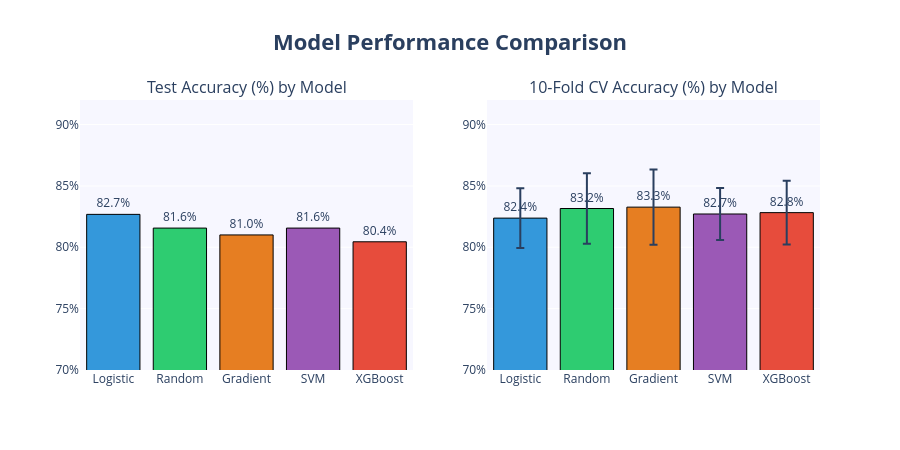

The cell this chart's notebook holds for it:
### Markdown cell above
## 8. Visual Model Comparison

### Code cell
# ── Accuracy comparison bar chart ────────────────────────────────────────
names     = list(results.keys())
test_accs = [results[n]['test_acc'] * 100 for n in names]
cv_means  = [results[n]['cv_mean']  * 100 for n in names]
cv_stds   = [results[n]['cv_std']   * 100 for n in names]
aucs      = [results[n]['auc']            for n in names]

palette = ['#3498db','#2ecc71','#e67e22','#9b59b6','#e74c3c']

fig = make_subplots(rows=1, cols=2,
    subplot_titles=['Test Accuracy (%) by Model', '10-Fold CV Accuracy (%) by Model'])

for i, (name, col) in enumerate(zip(names, palette)):
    fig.add_trace(go.Bar(name=name, x=[name.split()[0]], y=[test_accs[i]],
        marker_color=col, marker_line=dict(color='black', width=1),
        text=[f'{test_accs[i]:.1f}%'], textposition='outside',
        showlegend=False), row=1, col=1)
    fig.add_trace(go.Bar(name=name, x=[name.split()[0]], y=[cv_means[i]],
        error_y=dict(type='data', array=[cv_stds[i]], visible=True),
        marker_color=col, marker_line=dict(color='black', width=1),
        text=[f'{cv_means[i]:.1f}%'], textposition='outside',
        showlegend=(i==0)), row=1, col=2)

fig.update_yaxes(range=[70, 92], ticksuffix='%')
fig.update_layout(
    title=dict(text='<b>Model Performance Comparison</b>', font_size=22, x=0.5),
    height=450, showlegend=False,
    plot_bgcolor='rgba(240,240,255,0.5)'
)
fig.show()

# ── Summary table ─────────────────────────────────────────────────────────
summary = pd.DataFrame({
    'Model':        names,
    'Test Acc (%)': [f'{a:.2f}' for a in test_accs],
    'CV Mean (%)':  [f'{m:.2f}' for m in cv_means],
    'CV Std (%)':   [f'{s:.2f}' for s in cv_stds],
    'AUC-ROC':      [f'{a:.4f}' for a in aucs],
}).set_index('Model')

summary.style\
    .background_gradient(cmap='Greens', subset=['Test Acc (%)','CV Mean (%)'])\
    .background_gradient(cmap='Blues',  subset=['AUC-ROC'])

### Figure 1 — Plotly figure (JSON) as saved in the notebook; plotly's stock layout.template omitted (floating-point values rounded to 4 significant figures)
{"data": [{"marker": {"color": "#3498db", "line": {"color": "black", "width": 1}}, "name": "Logistic Regression", "showlegend": false, "text": ["82.7%"], "textposition": "outside", "type": "bar", "x": ["Logistic"], "xaxis": "x", "y": [82.68], "yaxis": "y"}, {"error_y": {"array": [2.433], "type": "data", "visible": true}, "marker": {"color": "#3498db", "line": {"color": "black", "width": 1}}, "name": "Logistic Regression", "showlegend": true, "text": ["82.4%"], "textposition": "outside", "type": "bar", "x": ["Logistic"], "xaxis": "x2", "y": [82.38], "yaxis": "y2"}, {"marker": {"color": "#2ecc71", "line": {"color": "black", "width": 1}}, "name": "Random Forest", "showlegend": false, "text": ["81.6%"], "textposition": "outside", "type": "bar", "x": ["Random"], "xaxis": "x", "y": [81.56], "yaxis": "y"}, {"error_y": {"array": [2.867], "type": "data", "visible": true}, "marker": {"color": "#2ecc71", "line": {"color": "black", "width": 1}}, "name": "Random Forest", "showlegend": false, "text": ["83.2%"], "textposition": "outside", "type": "bar", "x": ["Random"], "xaxis": "x2", "y": [83.16], "yaxis": "y2"}, {"marker": {"color": "#e67e22", "line": {"color": "black", "width": 1}}, "name": "Gradient Boosting", "showlegend": false, "text": ["81.0%"], "textposition": "outside", "type": "bar", "x": ["Gradient"], "xaxis": "x", "y": [81.01], "yaxis": "y"}, {"error_y": {"array": [3.057], "type": "data", "visible": true}, "marker": {"color": "#e67e22", "line": {"color": "black", "width": 1}}, "name": "Gradient Boosting", "showlegend": false, "text": ["83.3%"], "textposition": "outside", "type": "bar", "x": ["Gradient"], "xaxis": "x2", "y": [83.27], "yaxis": "y2"}, {"marker": {"color": "#9b59b6", "line": {"color": "black", "width": 1}}, "name": "SVM (RBF Kernel)", "showlegend": false, "text": ["81.6%"], "textposition": "outside", "type": "bar", "x": ["SVM"], "xaxis": "x", "y": [81.56], "yaxis": "y"}, {"error_y": {"array": [2.112], "type": "data", "visible": true}, "marker": {"color": "#9b59b6", "line": {"color": "black", "width": 1}}, "name": "SVM (RBF Kernel)", "showlegend": false, "text": ["82.7%"], "textposition": "outside", "type": "bar", "x": ["SVM"], "xaxis": "x2", "y": [82.71], "yaxis": "y2"}, {"marker": {"color": "#e74c3c", "line": {"color": "black", "width": 1}}, "name": "XGBoost (Champion)", "showlegend": false, "text": ["80.4%"], "textposition": "outside", "type": "bar", "x": ["XGBoost"], "xaxis": "x", "y": [80.45], "yaxis": "y"}, {"error_y": {"array": [2.591], "type": "data", "visible": true}, "marker": {"color": "#e74c3c", "line": {"color": "black", "width": 1}}, "name": "XGBoost (Champion)", "showlegend": false, "text": ["82.8%"], "textposition": "outside", "type": "bar", "x": ["XGBoost"], "xaxis": "x2", "y": [82.82], "yaxis": "y2"}], "layout": {"annotations": [{"font": {"size": 16}, "showarrow": false, "text": "Test Accuracy (%) by Model", "x": 0.225, "xanchor": "center", "xref": "paper", "y": 1, "yanchor": "bottom", "yref": "paper"}, {"font": {"size": 16}, "showarrow": false, "text": "10-Fold CV Accuracy (%) by Model", "x": 0.775, "xanchor": "center", "xref": "paper", "y": 1, "yanchor": "bottom", "yref": "paper"}], "height": 450, "plot_bgcolor": "rgba(240,240,255,0.5)", "showlegend": false, "title": {"font": {"size": 22}, "text": "<b>Model Performance Comparison</b>", "x": 0.5}, "xaxis": {"anchor": "y", "domain": [0, 0.45]}, "xaxis2": {"anchor": "y2", "domain": [0.55, 1]}, "yaxis": {"anchor": "x", "domain": [0, 1], "range": [70, 92], "ticksuffix": "%"}, "yaxis2": {"anchor": "x2", "domain": [0, 1], "range": [70, 92], "ticksuffix": "%"}}}
